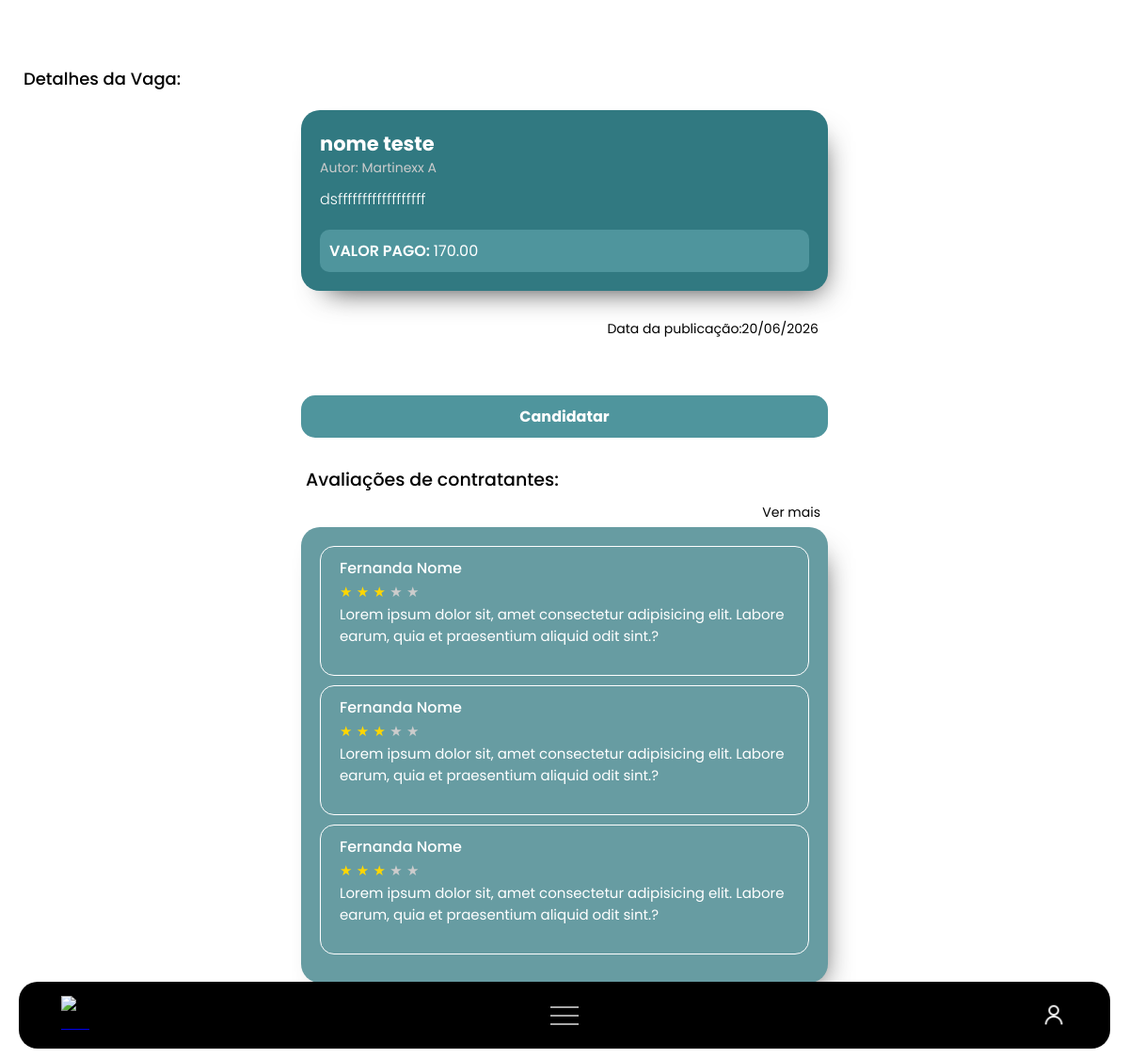
The app's page /detalhes-vaga/1 with its own data.
### app.py (models this page shows)
class Vagas(db.Model):
    id = db.Column(db.Integer, primary_key=True)
    contratante_id = db.Column(db.Integer, db.ForeignKey('contratante.id'), nullable=False)
    criador = db.relationship('Contratante', backref='vagas_criadas')
    titulo = db.Column(db.String(100), nullable=False)
    remuneracao = db.Column(db.String(50), nullable=False)
    descricao = db.Column(db.String(500), nullable=False)
    status = db.Column(db.String(20), default='Aberta')
    data_criacao = db.Column(db.DateTime, default=datetime.utcnow)

class Contratante(db.Model):
    id = db.Column(db.Integer, primary_key=True)
    nome = db.Column(db.String(100), nullable=False)
    cnpj = db.Column(db.String(18), unique=True, nullable=False)
    email = db.Column(db.String(120), unique=True, nullable=False)
    senha = db.Column(db.String(200), nullable=False)

### app.py (the view)
@app.route('/detalhes-vaga/<int:id>')
def detalhes_vaga(id):
    vaga_clicada = Vagas.query.get(id)
    if not vaga_clicada:
        return "Vaga não encontrada!", 404
    return render_template('vagas/detalhes-vaga.html', vaga=vaga_clicada)

### templates/vagas/detalhes-vaga.html (shortened to what this page needs)
<!DOCTYPE html>
<html lang="pt-br">
<head>
    <link rel="stylesheet" href="{{ url_for('static', filename='css/style.css') }}">
</head>
<body>
    <header class="detalhes-vaga">
        <h1>Detalhes da Vaga:</h1>
    </header>
    <main class="container">
        <section class="sec-detalhes vagas">
            <h2> {{ vaga.titulo }} </h2>
            <p class="autor">Autor: {{ vaga.criador.nome }} </p>
            <p class="descricao"> {{ vaga.descricao }} </p>
            <p class="valor">VALOR PAGO: <span> {{ vaga.remuneracao }} </span></p>
        </section>
        <p class="data-publi">
            Data da publicação:
            <time datetime="2026-06-20">20/06/2026</time>
        </p>
        <button class="botao-cheio button-candidatar" type="submit">Candidatar</button>
        <h2 class="titulo-avaliacao">Avaliações de contratantes:</h2>
        <a class="ver-avaliacoes" href="#">Ver mais</a>
        <section class="section-avaliacao vagas">
            <div class="container-avaliacao">
                <p class="nome-avaliador">Fernanda Nome</p>
                <div class="avaliacao">
                    <span class="estrela ativa">★</span>
                    <span class="estrela ativa">★</span>
                    <span class="estrela ativa">★</span>
                    <span class="estrela">★</span>
                    <span class="estrela">★</span>
                </div>
                <p class="desc-avaliador">
                    Lorem ipsum dolor sit, amet consectetur adipisicing elit. Labore earum, quia et praesentium aliquid
                    odit sint.?
                </p>
            </div>
            <div class="container-avaliacao">
                <p class="nome-avaliador">Fernanda Nome</p>
                <div class="avaliacao">
                    <span class="estrela ativa">★</span>
                    <span class="estrela ativa">★</span>
                    <span class="estrela ativa">★</span>
                    <span class="estrela">★</span>
                    <span class="estrela">★</span>
                </div>
                <p class="desc-avaliador">
                    Lorem ipsum dolor sit, amet consectetur adipisicing elit. Labore earum, quia et praesentium aliquid
                    odit sint.?
                </p>
            </div>
            <div class="container-avaliacao">
                <p class="nome-avaliador">Fernanda Nome</p>
                <div class="avaliacao">
                    <span class="estrela ativa">★</span>
                    <span class="estrela ativa">★</span>
                    <span class="estrela ativa">★</span>
                    <span class="estrela">★</span>
                    <span class="estrela">★</span>
                </div>
                <p class="desc-avaliador">
                    Lorem ipsum dolor sit, amet consectetur adipisicing elit. Labore earum, quia et praesentium aliquid
                    odit sint.?
                </p>
            </div>
        </section>
    </main>
    <footer>
        <nav class="icons">
            <a href="{{ url_for('mostrar_vaga_tela')}}"><button aria-label="Inicio"><img src="{{ url_for('static', filename='assets/casa-icon.png') }}" alt="home"></button></a>
            <a href=""><button aria-label="Mais Opções"><img src="{{ url_for('static', filename='assets/opcoes-icon.png') }}" alt="opcoes"></button></a>
            <a href=""><button aria-label="Perfil"><img src="{{ url_for('static', filename='assets/perfil-icon.png') }}" alt="perfil"></button></a>
        </nav>
    </footer>
</body>
</html>

### static/css/style.css (style rules this page uses)
:root { --cor-primaria: #317981; --cor-primaria-hover: #397177; --cor-secundaria: #4F959D; --cor-fundo-campo: #CADFE2; }
* { font-family: "Poppins", sans-serif; margin: 0; padding: 0; box-sizing: border-box; }
html { scrollbar-width: none; -ms-overflow-style: none; }
main { padding-bottom: 80px; }
button { display: flex; align-items: center; justify-content: center; border-radius: 10px; border: none; font-weight: bold; font-size: 16px; transition: 0.5s; }
.botao-cheio { display: flex; justify-content: center; background-color: var(--cor-secundaria); padding: 10px 20px; min-width: 100%; margin: 20px 0px 10px 0; color: #fff; border-radius: 15px; text-decoration: none; font-weight: bold; }
h1 { font-weight: 500; text-align: center; }
.container { max-width: 600px; width: 100%; padding: 0 20px; margin: 0 auto; }
.vagas { display: flex; flex-direction: column; justify-content: center; padding: 20px; background-color: var(--cor-primaria); color: #fff; border-radius: 20px; margin-bottom: 30px; box-shadow: 10px 16px 31px -17px rgba(0,0,0,0.8); -webkit-box-shadow: 10px 16px 31px -17px rgba(0,0,0,0.8); -moz-box-shadow: 10px 16px 31px -17px rgba(0,0,0,0.8); }
.descricao { font-size: 16px; font-weight: 300; margin-bottom: 10px; }
footer { position: fixed; left: 20px; right: 20px; bottom: 10px; background-color: #000; border-radius: 20px; padding: 15px; z-index: 1000; }
.icons { display: flex; justify-content: space-between; align-items: center; margin: 0 30px; }
.icons img { width: 30px; }
.icons button { background-color: transparent; }
.detalhes-vaga h1 { display: flex; margin: 70px 0 0 25px; font-size: 18px; margin-bottom: 20px; }
.valor { margin-top: 10px; color: #fff; font-weight: 600; border-radius: 10px; padding: 10px; background-color: var(--cor-secundaria); }
.valor span { font-weight: 400; }
.data-publi { display: flex; justify-content: flex-end; font-size: 14px; margin-right: 10px; margin-bottom: 60px; }
.estrela { font-size: 15px; color: #ccc; }
.estrela.ativa { color: gold; }
.section-avaliacao { background-color: #679CA2; margin-bottom: 5rem; }
.sec-detalhes h2 { font-size: 21px; }
.sec-detalhes .autor { font-size: 14px; color: #ccc; }
.sec-detalhes .descricao { margin-top: 10px; font-size: 16px; }
.titulo-avaliacao { font-size: 19px; margin-bottom: 10px; margin-left: 5px; font-weight: 500; }
.section-avaliacao .nome-avaliador { font-size: 16px; font-weight: 500; }
.section-avaliacao .desc-avaliador { font-size: 15px; }
.desc-avaliador { margin-bottom: 20px; }
.container-avaliacao { margin-bottom: 10px; border: 1px solid #fff; border-radius: 15px; padding: 10px 20px; }
.button-candidatar { margin-bottom: 30px; }
.ver-avaliacoes { display: flex; justify-content: flex-end; text-decoration: none; color: #000; font-size: 14px; margin: 0 8px 5px; transition: 0.2s; }

### records on screen
Vagas: titulo "nome teste", descricao "dsffffffffffffffffff", remuneracao "170.00"
Contratante: criador.nome "Martinexx A"
